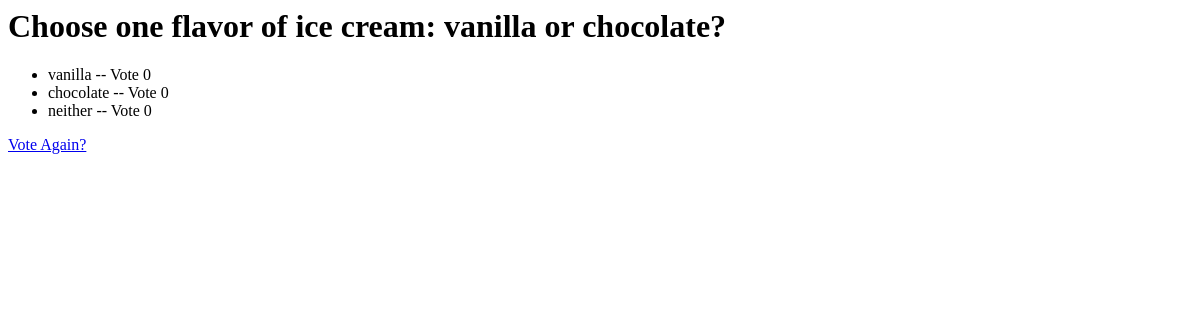
/4/results/, run on an earlier commit of the app's database.
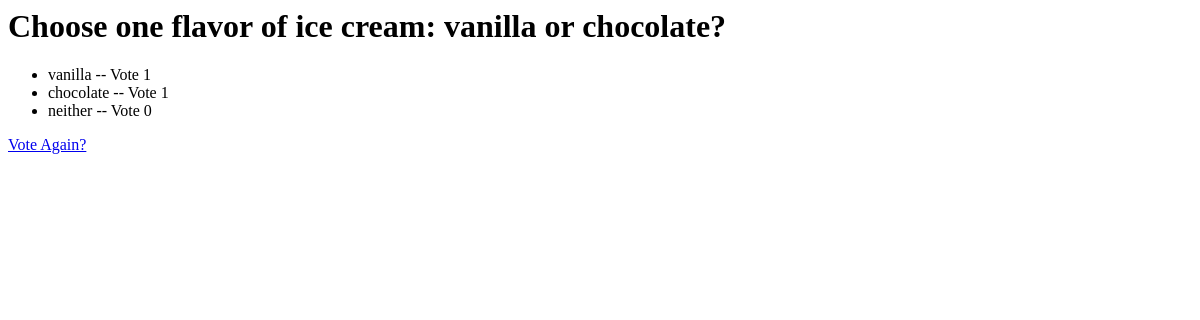
And on a later commit of the database.
### polls/models.py (models this page shows, shortened)
class Choice(models.Model):
	question = models.ForeignKey(Question, on_delete=models.CASCADE)
	choice_text = models.CharField(max_length=200)
	votes = models.IntegerField(default=0)

### polls/views.py (the view)
# urls.py: url(r'^(?P<pk>[0-9]+)/results/$', ResultsView.as_view(), name='results'),
class ResultsView(generic.DetailView):
	model = Question
	template_name = 'polls/results.html'

### polls/templates/polls/results.html
<h1>{{ question.question_text }}</h1>
<ul>
{% for choice in question.choice_set.all %}
	<li> {{choice.choice_text}} -- Vote {{choice.votes }} </li>
{% endfor %}
</ul>
<a href = '{% url "polls:detail" question.id %}'>Vote Again?</a>

What changed in the data, as far as the page shows it:
changed Choice "vanilla": votes "0" → "1"
changed Choice "chocolate": votes "0" → "1"
